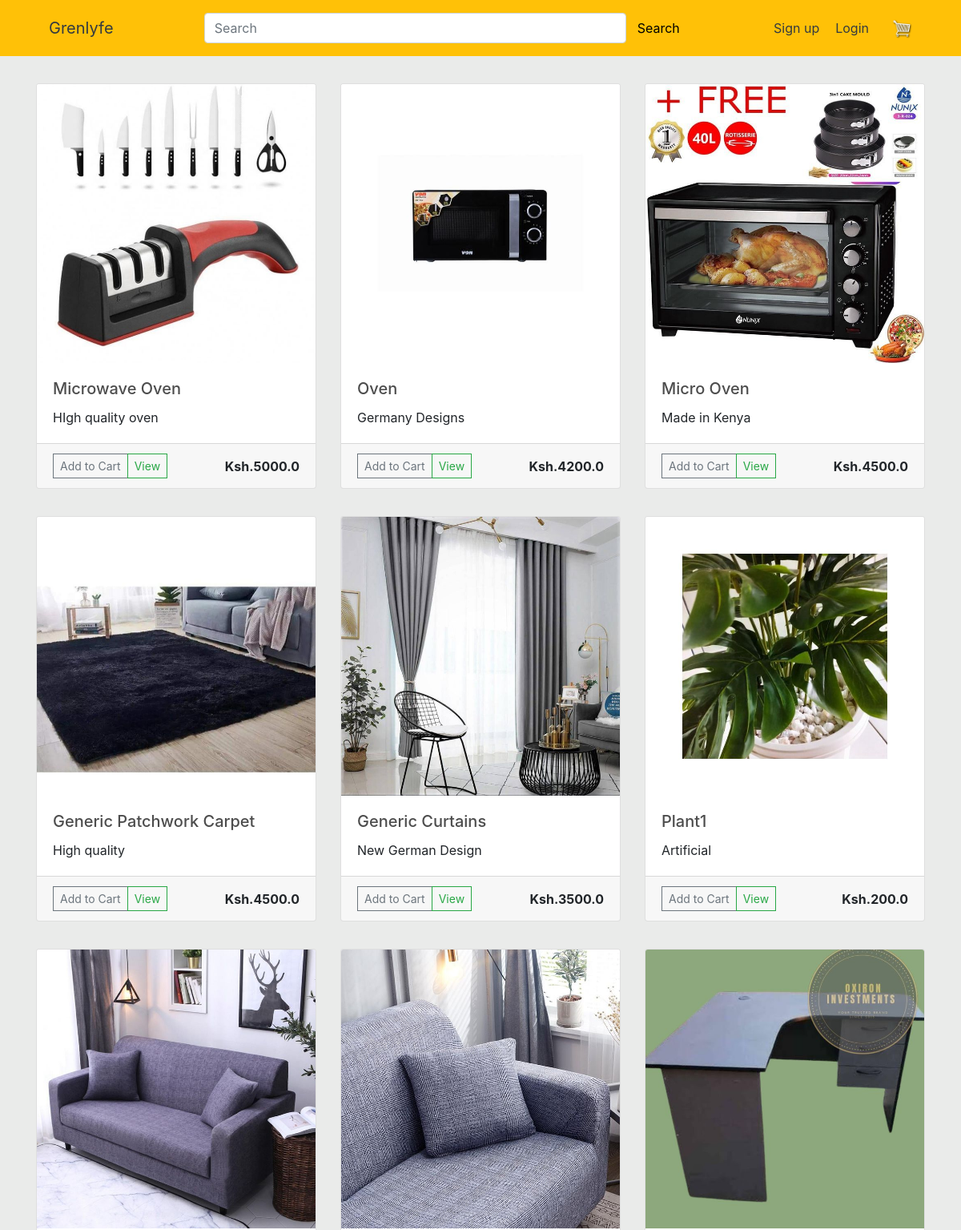
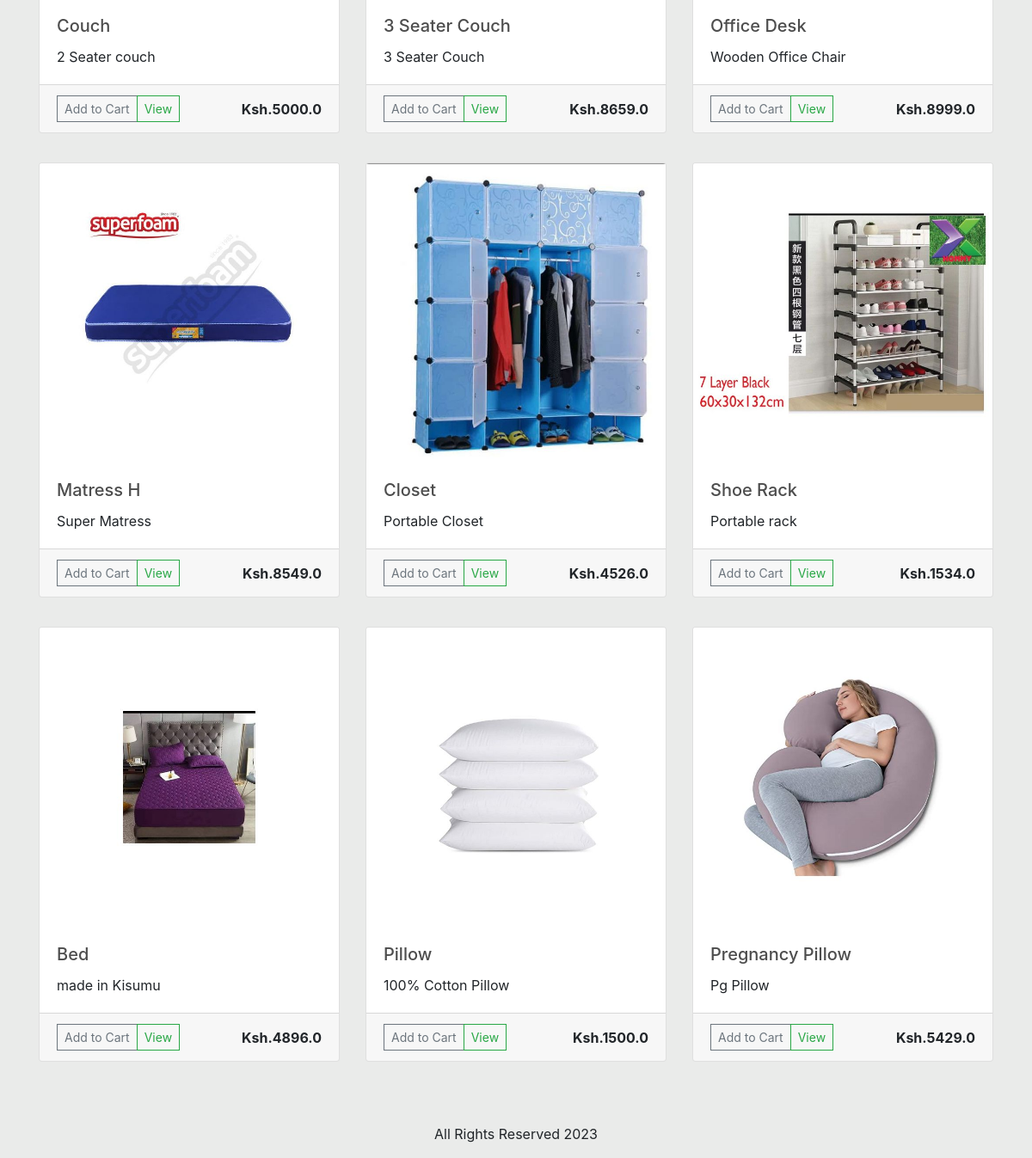
/store/, run on the app's committed database (2 pictures, top to bottom).
### store/models.py (models this page shows, shortened)
class Product(models.Model):
    name = models.CharField(max_length=200)
    price = models.FloatField()
    desc = models.CharField(max_length=500, null=True)
    digital = models.BooleanField(default=False, null=True, blank=True)
    category = models.ForeignKey(Category, on_delete=models.CASCADE)
    image = models.ImageField(null=True, blank=True)
    @property
    def imageURL(self):
        try:
            url = self.image.url
        except:
            url = ''
        return url

### store/views.py (the view)
# urls.py: path('', include('store.urls')),
def store(request):
	data = cartData(request)
	cartItems = data['cartItems']
	order = data['order']
	items = data['items']
	products = Product.objects.all()
	context = {'products':products, 'cartItems':cartItems}
	return render(request, 'store/store.html', context)

### store/utils.py (called while the page is built, shortened)
def cookieCart(request):
	try:
		cart = json.loads(request.COOKIES['cart'])
	except:
		cart = {}
		print('CART:', cart)
	items = []
	order = {'get_cart_total':0, 'get_cart_items':0, 'shipping':False}
	cartItems = order['get_cart_items']
	return {'cartItems':cartItems ,'order':order, 'items':items}

def cartData(request):
	if request.user.is_authenticated:
		customer = request.user.customer
		order, created = Order.objects.get_or_create(customer=customer, complete=False)
		items = order.orderitem_set.all()
		cartItems = order.get_cart_items
	else:
		cookieData = cookieCart(request)
		cartItems = cookieData['cartItems']
		order = cookieData['order']
		items = cookieData['items']
	return {'cartItems':cartItems ,'order':order, 'items':items}

### store/templates/store/store.html
{% extends 'store/main.html' %}
{% load static %}
{% block content %}
<div class="row">
  {% for product in products %}
  <div class="col-lg-4 col-md-6 col-sm-12 mb-4">
    <div class="card h-100">
      <a href="{{product.id}}"><img class="card-img-top" src="{{product.imageURL}}" alt="{{product.name}}"></a>
      <div class="card-body">
        <h5 class="card-title">{{product.name}}</h5>
        <p class="card-text">{{product.desc}}</p>
      </div>
      <div class="card-footer d-flex justify-content-between align-items-center">
        <div class="btn-group">
          <button data-product="{{product.id}}" data-action="add" class="btn btn-sm btn-outline-secondary add-btn update-cart">Add to Cart</button>
          <a class="btn btn-sm btn-outline-success" href="{{product.id}}">View</a>
        </div>
        <p class="card-text mb-0"><strong>Ksh.{{product.price}}</strong></p>
      </div>
    </div>
  </div>
  {% endfor %}
</div>
{% endblock content %}

### static/css/main.css (style rules this page uses)
body { background-color: hsl(120, 3%, 92%); }
h1,h2,h3,h4,h5,h6 { color:hsl(0, 0%, 30%); }
.col-lg-4, .col-lg-6, .col-lg-8, .col-lg-12 { margin-top: 10px; }
.btn { border-radius: 0; }

### data on the page
Product: imageURL (picture), name "Microwave Oven", desc "HIgh quality oven", price "5000.0"
Product: imageURL (picture), name "Oven", desc "Germany Designs", price "4200.0"
Product: imageURL (picture), name "Micro Oven", desc "Made in Kenya", price "4500.0"
Product: imageURL (picture), name "Generic Patchwork Carpet", desc "High quality", price "4500.0"
Product: imageURL (picture), name "Generic Curtains", desc "New German Design", price "3500.0"
Product: imageURL (picture), name "Plant1", desc "Artificial", price "200.0"
Product: imageURL (picture), name "Couch", desc "2 Seater couch", price "5000.0"
Product: imageURL (picture), name "3 Seater Couch", desc "3 Seater Couch", price "8659.0"
Product: imageURL (picture), name "Office Desk", desc "Wooden Office Chair", price "8999.0"
Product: imageURL (picture), name "Matress H", desc "Super Matress", price "8549.0"
Product: imageURL (picture), name "Closet", desc "Portable Closet", price "4526.0"
Product: imageURL (picture), name "Shoe Rack", desc "Portable rack", price "1534.0"
Product: imageURL (picture), name "Bed", desc "made in Kisumu", price "4896.0"
Product: imageURL (picture), name "Pillow", desc "100% Cotton Pillow", price "1500.0"
Product: imageURL (picture), name "Pregnancy Pillow", desc "Pg Pillow", price "5429.0"
